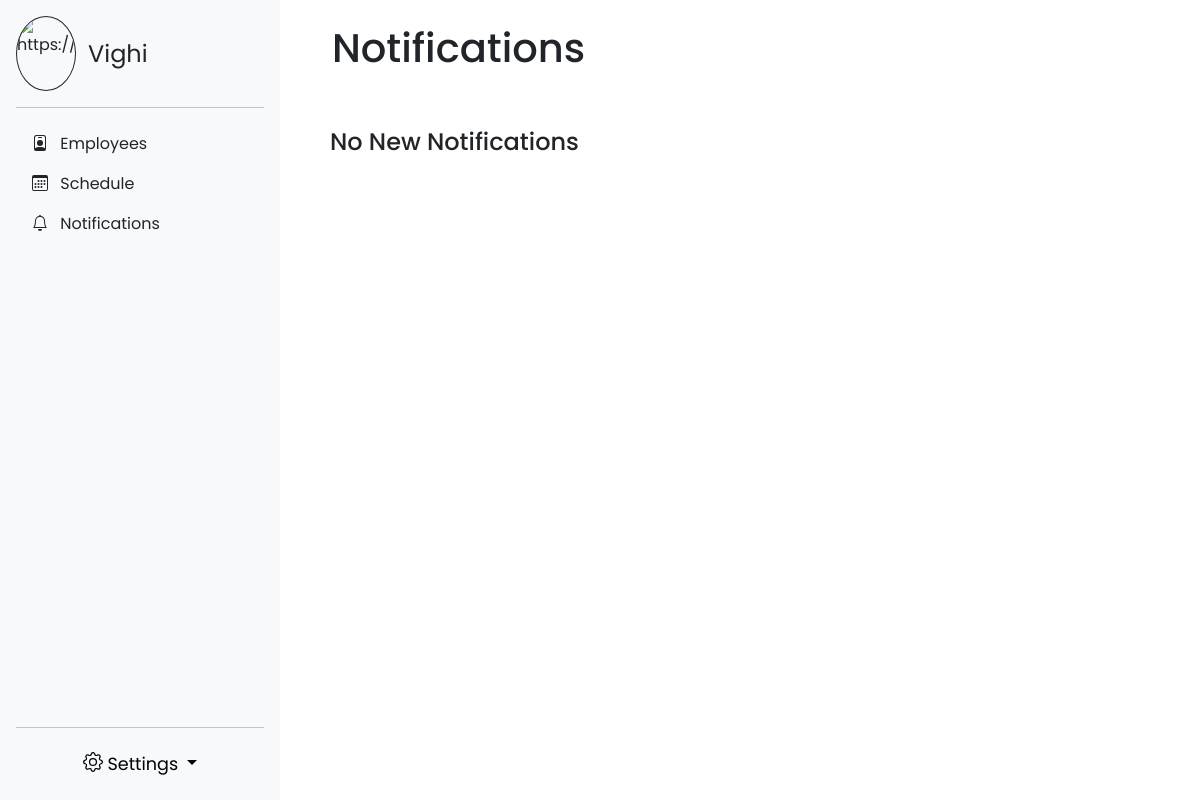
The page /notifications/ (signed in) on the database as committed earlier.
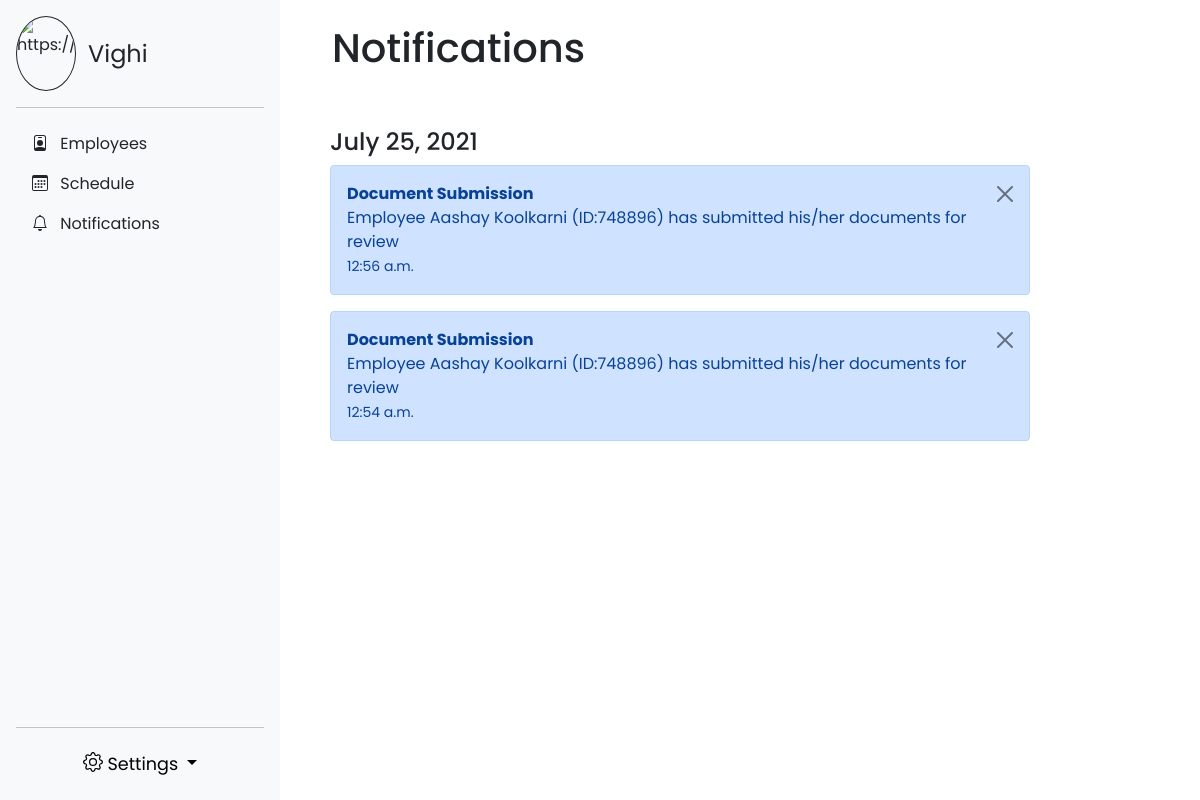
The same page on the database as committed later.
### hr_pages/models.py (models this page shows)
class UserData(AbstractUser):
    emp_id = CharField(max_length=10, unique=True)
    mobile_no = CharField(max_length=10)
    group_name = CharField(max_length=7)
    prof_pic = models.ImageField(upload_to=user_directory_path, default=None, blank=True, null=True)

### project1/models.py (models this page shows)
class Notifications(models.Model):
    user = ForeignKey(UserData, on_delete=models.CASCADE)
    title = CharField(max_length=255)
    notification = CharField(max_length=255)
    date = DateField(auto_now_add=True)
    time = TimeField(auto_now_add=True)

### project1/views.py (the view)
# urls.py: path("notifications/", views.notifications, name="notifications"),
@login_required
def notifications(request):
    notifs = Notifications.objects.filter(user_id=request.user.id).order_by('-date', '-time')
    return render(request, "notifications.html", {'notifs':notifs})

### templates/notifications.html (shortened to what this page needs)
{% extends 'sidebar.html' %}
{% load static %}
{% block content %}
<head>
    <link href="https://cdn.jsdelivr.net/npm/bootstrap@5.0.2/dist/css/bootstrap.min.css" rel="stylesheet">
    <link rel="stylesheet" href="{% static 'notificationsStyle.css' %}">
</head>
<div class="col-md-9">
    <br>
    <h1>Notifications</h1>
    <br>
    <br>
    <div class="container">
        {% for notif in notifs %}
        <div>
            {% ifchanged %}<p class="h4">{{notif.date}}</p> {% endifchanged %}
        </div>
        <div class="alert alert-primary alert-dismissible fade show" onclick="location.href='/del_notif/?id={{notif.id}}'" role="alert">
            <strong>{{notif.title}}</strong>
            <br>
                    {{notif.notification}}
            <br>
            <small>{{notif.time}}</small>
            <button type="button" class="btn-close" data-bs-dismiss="alert" aria-label="Close"></button>
        </div>
        {% empty %}
        <h4>No New Notifications</h4>
        {% endfor %}
    </div>
</div>
{% endblock %}

### templates/sidebar.html (shortened to what this page needs)
<!doctype html>
{% load static %}
<html lang="en">
  <head>
    <link href="https://cdn.jsdelivr.net/npm/bootstrap@5.0.2/dist/css/bootstrap.min.css" rel="stylesheet">
    <link href="{% static 'sidebars.css' %}" rel="stylesheet">
  </head>
  <body>
    <div class="row">
      <div class="col-md-3">
        <main>
          <div class="d-flex flex-column flex-shrink-0 p-3 bg-light" style="width: 280px;">
            <a class="d-flex align-items-center mb-3 mb-md-0 me-md-auto link-dark text-decoration-none">
              <img src="/media/{{user.prof_pic}}" alt="https://upload.wikimedia.org/wikipedia/en/0/03/Walter_White_S5B.png" class="rounded-circle">
              <span class="fs-4">{{ user.get_short_name }}</span>
            </a>
            <hr>
            <ul class="nav nav-pills flex-column mb-auto">
              {% if user.is_staff %}
              <li class="nav-item">
                <a href="/hr/emp_info/" class="nav-link link-dark" aria-current="page">
                  Employees
                </a>
              </li>
              {% endif %}
              <li>
                <a href="/schedule/" class="nav-link link-dark">
                  Schedule
                </a>
              </li>
              <li>
                <a href="/notifications/" class="nav-link link-dark">
                  Notifications {% if request.session.n_count != 0 %} {% endif %}
                </a>
              </li>
            </ul>
            <hr>
              <button class="btn btn-light dropdown-toggle" style="font-size: 110%;" type="button" id="dropdownMenuButton1" data-bs-toggle="dropdown" aria-expanded="false">
                Settings
              </button>
          </div>
        </main>
      </div>
      {% block content %} Content {% endblock %}
    </div>
  </body>
</html>

### assets/sidebars.css (style rules this page uses)
body { min-height: 100vh; min-height: -webkit-fill-available; }
html { height: -webkit-fill-available; }
main { display: flex; flex-wrap: nowrap; height: 100%; height: -webkit-fill-available; max-height: 100vh; overflow-x: auto; overflow-y: hidden; position: fixed; }
.bi { vertical-align: -.125em; pointer-events: none; fill: currentColor; }
.dropdown-toggle { outline: 0; }
.rounded-circle { border:1px solid; border-radius:500px; width:60px; height:75px; }
span.fs-4 { margin-left: 0.5em; }

### assets/notificationsStyle.css (style rules this page uses)
* { margin-left: 0; padding: 0; box-sizing: border-box; font-family: "Poppins", sans-serif; }
h1 { margin-left: 0.65em; }
.alert { display: block; max-width: 700px; }

Rows that differ between the two databases and show on the page:
added Notifications: date "July 25, 2021", title "Document Submission", notification "Employee Aashay Koolkarni (ID:748896) has submitted his/her documents for review", time "12:56 a.m."
added Notifications: title "Document Submission", notification "Employee Aashay Koolkarni (ID:748896) has submitted his/her documents for review", time "12:54 a.m."
Other text that changed with them:
text no longer shown: "No New Notifications"
